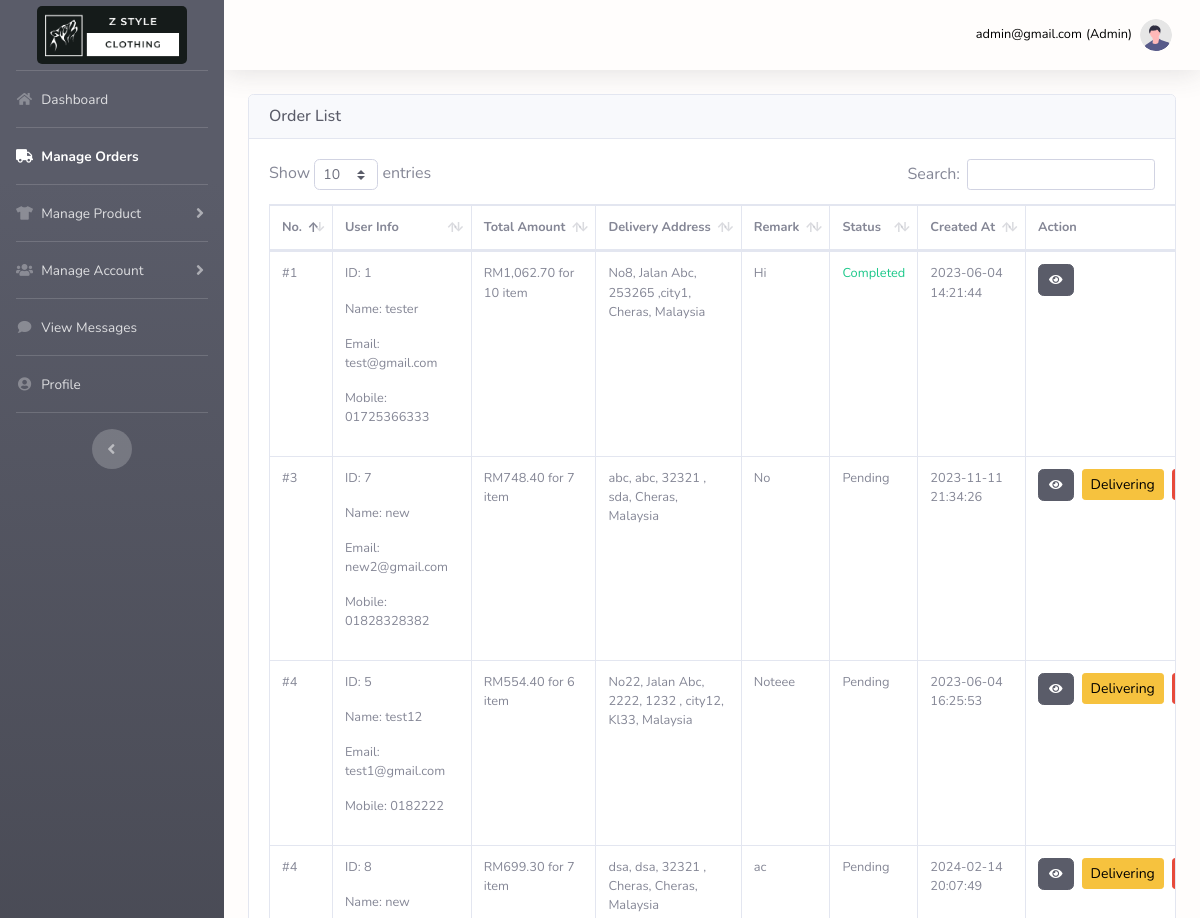
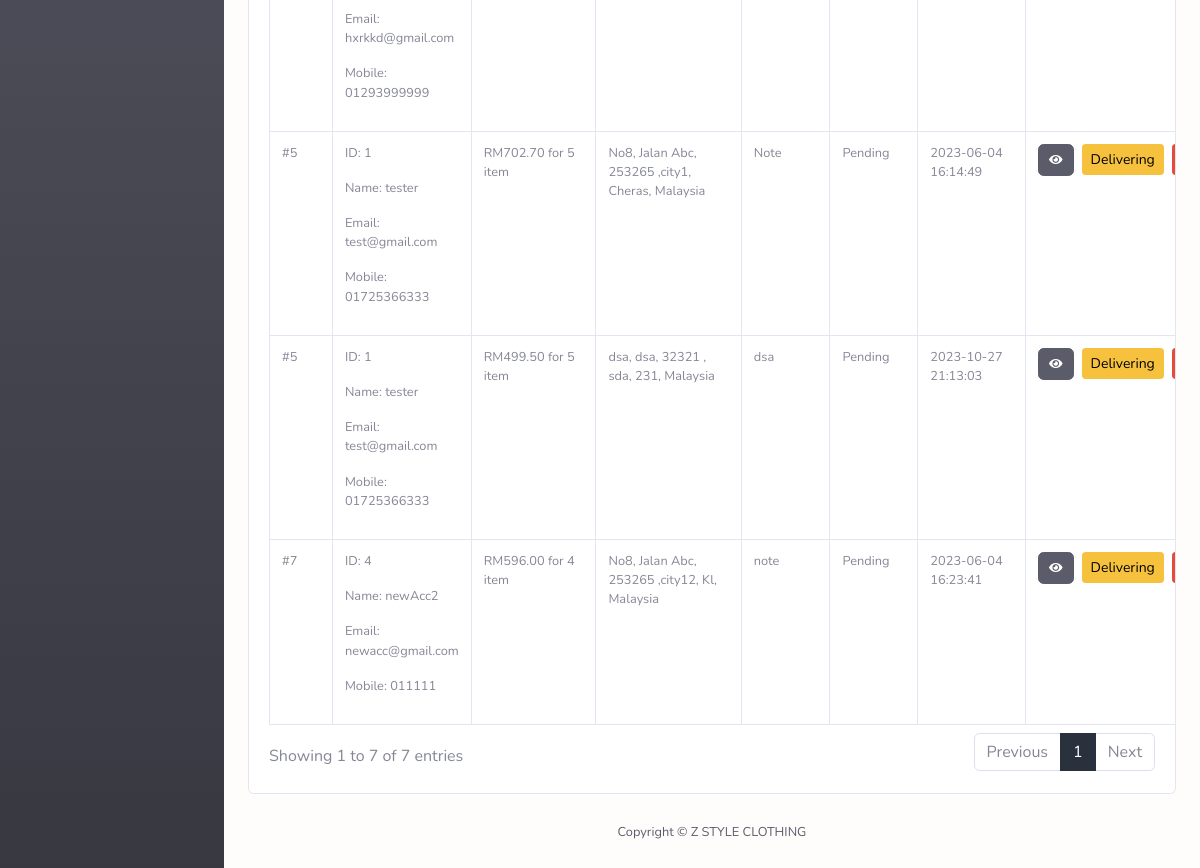
Page /admin/order.php (signed in) on the committed database (2 pictures, top to bottom).
### tables this page shows
CREATE TABLE `new_order` (
  `order_id` int(11) NOT NULL,
  `user_id` int(11) NOT NULL,
  `delivery_address` text NOT NULL,
  `order_created` datetime NOT NULL,
  `order_status` varchar(255) NOT NULL,
  `remark` text
);

CREATE TABLE `user` (
  `user_id` int(11) NOT NULL,
  `user_email` varchar(255) NOT NULL,
  `user_name` varchar(255) NOT NULL,
  `user_password` varchar(255) NOT NULL,
  `user_contact` varchar(255) NOT NULL,
  `user_delivery` text,
  `user_created` datetime NOT NULL
);

### admin/order.php (the view, shortened to what this page needs)
<?php
    include 'dbcon.php';
 ?>
<!DOCTYPE html>
<html lang="en">
<head>
    <link href="vendor/fontawesome-free/css/all.min.css" rel="stylesheet" type="text/css">
    <link href="vendor/lightbox/dist/css/lightbox.min.css" rel="stylesheet" type="text/css">
    <link href="css/style.css" rel="stylesheet">
    <link href="vendor/datatables/dataTables.bootstrap4.min.css" rel="stylesheet">
</head>
<body id="page-top">
    <div id="wrapper">
        <?php include 'component/sidebar.php'; ?>
        <div id="content-wrapper" class="d-flex flex-column">
            <div id="content">
                <?php include 'component/navbar.php'; ?>
                <div class="container-fluid" id="form-table">
                    <div class="card">
                        <div class="card-header">
                            <div class="d-flex align-items-center justify-content-between">
                                <h1 class="h3 mb-0 text-gray-800 display-7">Order List</h1>
                            </div>
                        </div>
                        <div class="card-body" style="overflow: auto;">
                                <table class="table table-bordered" id="tableData" width="100%" cellspacing="0">
                                    <thead>
                                        <tr>
                                            <th>No.</th>
                                            <th>User Info</th>
                                            <th>Total Amount</th>
                                            <th>Delivery Address</th>
                                            <th>Remark</th>
                                            <th>Status</th>
                                            <th>Created At</th>
                                            <th>Action</th>
                                        </tr>
                                    </thead>
                                    <tbody>
                                        <?php
                                            $sql = "SELECT * FROM new_order INNER JOIN user ON new_order.user_id = user.user_id";
                                            $result = mysqli_query($conn, $sql);
                                            if(mysqli_num_rows($result) > 0){
                                                $count = 1;
                                                while($rows = mysqli_fetch_assoc($result)){
                                                    $btn = '';
                                                    if($rows['order_status'] == 'completed'){
                                                        $status = '<span class="text-success">Completed</span>';
                                                    }else{
                                                        $status = '<span>Pending</span>';
                                                        $btn = '
                                                                <a onclick="javascript:return confirm(\'Change status to delivering?\');" class="btn btn-sm btn-warning ml-2 text-black" href="order.php?action=2&oid='.$rows['order_id'].'">Delivering</a>
                                                                <a onclick="javascript:return confirm(\'Change status to cancelled?\');" class="btn btn-sm btn-danger ml-2" href="order.php?action=3&oid='.$rows['order_id'].'">Cancelled</a>
                                                                <a onclick="javascript:return confirm(\'Change status to completed?\');" class="btn btn-sm btn-success ml-2" href="order.php?action=1&oid='.$rows['order_id'].'">Completed</a>
                                                                ';
                                                    }
                                                    $oid = $rows['order_id'];
                                                    $sqlSum = "SELECT SUM(price) AS sum, SUM(qty) AS sumQty  FROM order_item WHERE order_id = '$oid' ";
                                                    $resultSum = mysqli_query($conn, $sqlSum);
                                                    $rowSum = mysqli_fetch_assoc($resultSum);
                                            ?>
                                                <tr>
                                                    <td>#<?php echo $count; ?></td>
                                                    <td>
                                                        <p>ID: <?php echo $rows['user_id'] ?> </p>
                                                        <p>Name: <?php echo $rows['user_name'] ?> </p>
                                                        <p>Email: <?php echo $rows['user_email'] ?> </p>
                                                        <p>Mobile: <?php echo $rows['user_contact'] ?> </p>
                                                    </td>
                                                    <td>RM<?php echo number_format($rowSum['sum'], 2) ?> for <?php echo $rowSum['sumQty'] ?> item</td>
                                                    <td><?php echo $rows['delivery_address']; ?></td>
                                                    <td>
                                                        <?php echo ($rows['remark'] == '') ? '-' : $rows['remark'] ; ?>
                                                    </td>
                                                    <td><?php echo $status; ?></td>
                                                    <td><?php echo $rows['order_created']; ?></td>
                                                    <td>
                                                        <div class="d-flex align-items-center">
                                                            <a class="btn btn-dark btnIcon py-2-5"  data-bs-toggle="tooltip" data-bs-placement="top" title="Ordered Item" data-toggle="modal"
                                                            data-target="#orderModal<?php echo $oid; ?>"><i class="fas fa-eye"></i></a>
                                                            <?php echo $btn; ?>
                                                        </div>
                                                                                    <?php
                                                                                    $sqlP = "SELECT product_id, qty, price  FROM order_item WHERE order_id = '$oid' ";
                                                                                    $resultP = mysqli_query($conn, $sqlP);
                                                                                    $count = 1;
                                                                                    while($rowP = mysqli_fetch_assoc($resultP)) {
                                                                                            $count++;
                                                                                    }
                                                                                    ?>
                                                    </td>
                                                    <?php $count++; ?>
                                                </tr>
                                                <?php } ?>
                                        <?php }else{ ?>
                                        <?php } ?>
                                    </tbody>
                                </table>
                        </div>
                    </div>
                </div>
            </div>
            <?php include 'component/footer.php' ?>
        </div>
    </div>
</body>
</html>

### rows in the picture
new_order: count "1", user.user_id "1", user.user_name "tester", user.user_email "test@gmail.com", user.user_contact "01725366333", sum "1,062.70", sumQty "10", delivery_address "No8, Jalan Abc, 253265 ,city1, Cheras, Malaysia", remark "Hi", order_status "Completed", order_created "2023-06-04 14:21:44"
new_order: count "5", user.user_id "1", user.user_name "tester", user.user_email "test@gmail.com", user.user_contact "01725366333", sum "702.70", sumQty "5", delivery_address "No8, Jalan Abc, 253265 ,city1, Cheras, Malaysia", remark "Note", order_status "Pending", order_created "2023-06-04 16:14:49"
new_order: count "7", user.user_id "4", user.user_name "newAcc2", user.user_email "newacc@gmail.com", user.user_contact "011111", sum "596.00", sumQty "4", delivery_address "No8, Jalan Abc, 253265 ,city12, Kl, Malaysia", remark "note", order_status "Pending", order_created "2023-06-04 16:23:41"
new_order: count "4", user.user_id "5", user.user_name "test12", user.user_email "test1@gmail.com", user.user_contact "0182222", sum "554.40", sumQty "6", delivery_address "No22, Jalan Abc, 2222, 1232 , city12, Kl33, Malaysia", remark "Noteee", order_status "Pending", order_created "2023-06-04 16:25:53"
new_order: count "5", user.user_id "1", user.user_name "tester", user.user_email "test@gmail.com", user.user_contact "01725366333", sum "499.50", sumQty "5", delivery_address "dsa, dsa, 32321 , sda, 231, Malaysia", remark "dsa", order_status "Pending", order_created "2023-10-27 21:13:03"
new_order: count "3", user.user_id "7", user.user_name "new", user.user_email "new2@gmail.com", user.user_contact "01828328382", sum "748.40", sumQty "7", delivery_address "abc, abc, 32321 , sda, Cheras, Malaysia", remark "No", order_status "Pending", order_created "2023-11-11 21:34:26"
new_order: count "4", user.user_id "8", user.user_name "new", user.user_email "hxrkkd@gmail.com", user.user_contact "01293999999", sum "699.30", sumQty "7", delivery_address "dsa, dsa, 32321 , Cheras, Cheras, Malaysia", remark "ac", order_status "Pending", order_created "2024-02-14 20:07:49"

### other values in the picture
$uemail "admin@gmail.com"
$role "Admin"
